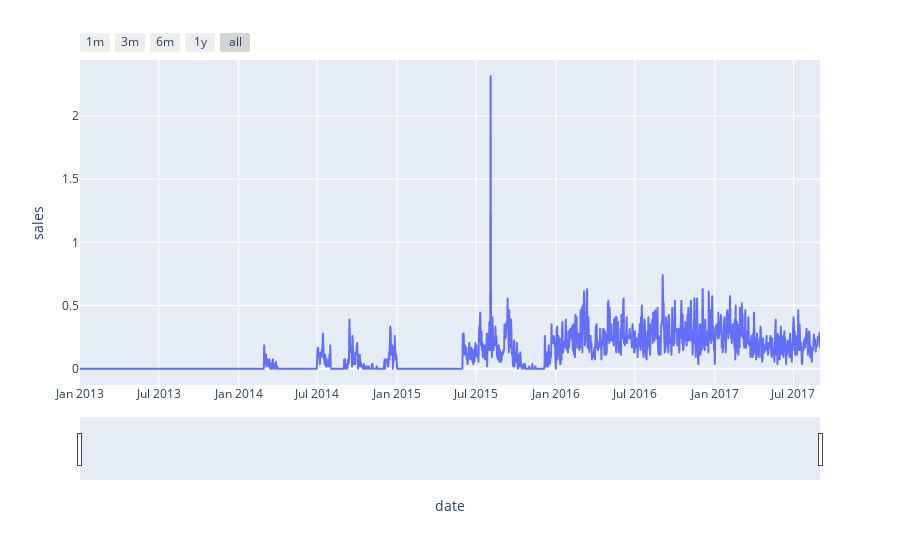

Write notebook code for a chart like this one.
### Code cell
wykres('BABY CARE',3)

### Figure 1 — Plotly figure (JSON) as saved in the notebook; plotly's stock layout.template omitted (floating-point values rounded to 4 significant figures; data arrays with more than 128 entries replaced by an {"elided": "..."} marker saying what was removed)
{"data": [{"hovertemplate": "date=%{x}<br>sales=%{y}<extra></extra>", "legendgroup": "", "line": {"color": "#636efa", "dash": "solid"}, "marker": {"symbol": "circle"}, "mode": "lines", "name": "", "showlegend": false, "type": "scattergl", "x": {"elided": "1700 str values"}, "xaxis": "x", "y": {"elided": "1700 float values"}, "yaxis": "y"}], "layout": {"legend": {"tracegroupgap": 0}, "margin": {"t": 60}, "xaxis": {"anchor": "y", "domain": [0, 1], "rangeselector": {"buttons": [{"count": 1, "label": "1m", "step": "month", "stepmode": "backward"}, {"count": 3, "label": "3m", "step": "month", "stepmode": "backward"}, {"count": 6, "label": "6m", "step": "month", "stepmode": "backward"}, {"count": 1, "label": "1y", "step": "year", "stepmode": "backward"}, {"step": "all"}]}, "rangeslider": {"visible": true}, "title": {"text": "date"}}, "yaxis": {"anchor": "x", "domain": [0, 1], "title": {"text": "sales"}}}}
